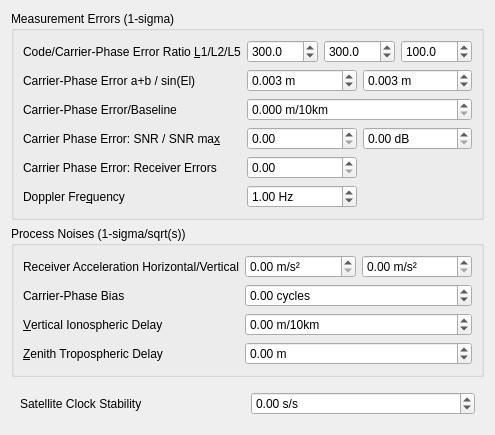
     <widget class="QWidget" name="tabStatistics">
      <property name="toolTip">
       <string/>
      </property>
      <attribute name="title">
       <string>S&amp;tatistics</string>
      </attribute>
      <layout class="QGridLayout" name="gridLayout_4">
       <item row="2" column="0">
        <widget class="QWidget" name="widget_2" native="true">
         <property name="sizePolicy">
          <sizepolicy hsizetype="Preferred" vsizetype="Fixed">
           <horstretch>0</horstretch>
           <verstretch>0</verstretch>
          </sizepolicy>
         </property>
         <layout class="QGridLayout" name="gridLayout_13">
          <item row="0" column="0">
           <widget class="QLabel" name="Label29">
            <property name="text">
             <string>Satellite Clock Stability</string>
            </property>
            <property name="buddy">
             <cstring>sBSatelliteClockStability</cstring>
            </property>
           </widget>
          </item>
          <item row="0" column="1">
           <widget class="ScientificSpinBox" name="sBSatelliteClockStability">
            <property name="toolTip">
             <string>&lt;html&gt;&lt;head/&gt;&lt;body&gt;&lt;p&gt;Set the satellite clock stability (option: &lt;span style=&quot; font-style:italic;&quot;&gt;stats-clkstab&lt;/span&gt;) &lt;/p&gt;&lt;p&gt;The value is used for interpolation of base-station observables.&lt;/p&gt;&lt;p&gt;Unit: s/s&lt;/p&gt;&lt;/body&gt;&lt;/html&gt;</string>
            </property>
            <property name="suffix">
             <string> s/s</string>
            </property>
            <property name="minimum">
             <double>-1.000000000000000</double>
            </property>
            <property name="maximum">
             <double>1.000000000000000</double>
            </property>
           </widget>
          </item>
         </layout>
        </widget>
       </item>
       <item row="1" column="0">
        <widget class="QGroupBox" name="GroupBox4">
         <property name="title">
          <string>Process Noises (1-sigma/sqrt(s))</string>
         </property>
         <layout class="QGridLayout" name="gridLayout_9">
          <item row="3" column="0">
           <widget class="QLabel" name="Label28">
            <property name="text">
             <string>&amp;Zenith Tropospheric Delay</string>
            </property>
            <property name="buddy">
             <cstring>sBProcessNoise3</cstring>
            </property>
           </widget>
          </item>
          <item row="1" column="0">
           <widget class="QLabel" name="Label26">
            <property name="text">
             <string>Carrier-Phase Bias</string>
            </property>
            <property name="buddy">
             <cstring>sBProcessNoise1</cstring>
            </property>
           </widget>
          </item>
          <item row="0" column="0">
           <widget class="QLabel" name="Label33">
            <property name="text">
             <string>Receiver Acceleration Horizontal/Vertical</string>
            </property>
            <property name="buddy">
             <cstring>sBProcessNoise4</cstring>
            </property>
           </widget>
          </item>
          <item row="2" column="0">
           <widget class="QLabel" name="Label27">
            <property name="text">
             <string>&amp;Vertical Ionospheric Delay</string>
            </property>
            <property name="buddy">
             <cstring>sBProcessNoise2</cstring>
            </property>
           </widget>
          </item>
          <item row="0" column="1">
           <widget class="ScientificSpinBox" name="sBProcessNoise4">
            <property name="toolTip">
             <string>&lt;html&gt;&lt;head/&gt;&lt;body&gt;&lt;p&gt;Set the process noise standard deviation of the receiver acceleration as the horizontal component (&lt;span style=&quot; font-style:italic;&quot;&gt;stats-prnaccelh&lt;/span&gt;).&lt;/p&gt;&lt;p&gt;If receiver dynamics is set to OFF, they are not used.&lt;/p&gt;&lt;p&gt;Unit: m/s2/sqrt(s)&lt;/p&gt;&lt;/body&gt;&lt;/html&gt;</string>
            </property>
            <property name="suffix">
             <string> m/s²</string>
            </property>
            <property name="maximum">
             <double>100.000000000000000</double>
            </property>
           </widget>
          </item>
          <item row="0" column="2">
           <widget class="ScientificSpinBox" name="sBProcessNoise5">
            <property name="toolTip">
             <string>&lt;html&gt;&lt;head/&gt;&lt;body&gt;&lt;p&gt;Set the process noise standard deviation of the receiver acceleration as the vertical component (&lt;span style=&quot; font-style:italic;&quot;&gt;stats-prnaccelv&lt;/span&gt;).&lt;/p&gt;&lt;p&gt;If receiver dynamics is set to OFF, they are not used.&lt;/p&gt;&lt;p&gt;Unit: m/s2/sqrt(s)&lt;/p&gt;&lt;/body&gt;&lt;/html&gt;</string>
            </property>
            <property name="suffix">
             <string> m/s²</string>
            </property>
            <property name="maximum">
             <double>100.000000000000000</double>
            </property>
           </widget>
          </item>
          <item row="1" column="1" colspan="2">
           <widget class="ScientificSpinBox" name="sBProcessNoise1">
            <property name="toolTip">
             <string>&lt;html&gt;&lt;head/&gt;&lt;body&gt;&lt;p&gt;Set the process noise standard deviation of carrier-phase bias/ambiguity (option: &lt;span style=&quot; font-style:italic;&quot;&gt;stats-prnbias&lt;/span&gt;)&lt;/p&gt;&lt;p&gt;Unit: cycle/sqrt(s).&lt;/p&gt;&lt;/body&gt;&lt;/html&gt;</string>
            </property>
            <property name="suffix">
             <string> cycles</string>
            </property>
            <property name="minimum">
             <double>-100.000000000000000</double>
            </property>
            <property name="maximum">
             <double>100.000000000000000</double>
            </property>
           </widget>
          </item>
          <item row="2" column="1" colspan="2">
           <widget class="ScientificSpinBox" name="sBProcessNoise2">
            <property name="toolTip">
             <string>&lt;html&gt;&lt;head/&gt;&lt;body&gt;&lt;p&gt;Set the process noise standard deviation of vertical ionospheric delay per 10 km baseline (option: &lt;span style=&quot; font-style:italic;&quot;&gt;stats-prniono&lt;/span&gt;)&lt;/p&gt;&lt;p&gt;Unit: m/sqrt(s).&lt;/p&gt;&lt;/body&gt;&lt;/html&gt;</string>
            </property>
            <property name="suffix">
             <string> m/10km</string>
            </property>
            <property name="minimum">
             <double>-10000.000000000000000</double>
            </property>
            <property name="maximum">
             <double>10000.000000000000000</double>
            </property>
           </widget>
          </item>
          <item row="3" column="1" colspan="2">
           <widget class="ScientificSpinBox" name="sBProcessNoise3">
            <property name="toolTip">
             <string>&lt;html&gt;&lt;head/&gt;&lt;body&gt;&lt;p&gt;Set the process noise standard deviation of zenith tropospheric delay (option: &lt;span style=&quot; font-style:italic;&quot;&gt;stats-prntrop&lt;/span&gt;)&lt;/p&gt;&lt;p&gt;Unit: m/sqrt(s).&lt;/p&gt;&lt;/body&gt;&lt;/html&gt;</string>
            </property>
            <property name="suffix">
             <string> m</string>
            </property>
            <property name="minimum">
             <double>-1000.000000000000000</double>
            </property>
            <property name="maximum">
             <double>1000.000000000000000</double>
            </property>
           </widget>
          </item>
         </layout>
        </widget>
       </item>
       <item row="0" column="0">
        <widget class="QGroupBox" name="GroupBox3">
         <property name="title">
          <string>Measurement Errors (1-sigma)</string>
         </property>
         <layout class="QGridLayout" name="gridLayout_8">
          <item row="8" column="1" colspan="2">
           <widget class="QDoubleSpinBox" name="sBMeasurementError5">
            <property name="toolTip">
             <string>&lt;html&gt;&lt;head/&gt;&lt;body&gt;&lt;p&gt;Set the standard deviation of Doppler errors (option: &lt;span style=&quot; font-style:italic;&quot;&gt;stats-errdoppler)&lt;/span&gt;&lt;/p&gt;&lt;/body&gt;&lt;/html&gt;</string>
            </property>
            <property name="suffix">
             <string> Hz</string>
            </property>
            <property name="minimum">
             <double>-10000.000000000000000</double>
            </property>
            <property name="maximum">
             <double>10000.000000000000000</double>
            </property>
            <property name="value">
             <double>1.000000000000000</double>
            </property>
           </widget>
          </item>
          <item row="1" column="4">
           <widget class="QDoubleSpinBox" name="sBMeasurementErrorR5">
            <property name="toolTip">
             <string>&lt;html&gt;&lt;head/&gt;&lt;body&gt;&lt;p&gt;Set the ratio of standard deviations of pseudorange errors to carrier-phase errors for L5 (option: &lt;span style=&quot; font-style:italic;&quot;&gt;stats-eratio5&lt;/span&gt;)&lt;/p&gt;&lt;/body&gt;&lt;/html&gt;</string>
            </property>
            <property name="decimals">
             <number>1</number>
            </property>
            <property name="maximum">
             <double>10000.000000000000000</double>
            </property>
            <property name="value">
             <double>100.000000000000000</double>
            </property>
           </widget>
          </item>
          <item row="3" column="0">
           <widget class="QLabel" name="Label7">
            <property name="enabled">
             <bool>true</bool>
            </property>
            <property name="text">
             <string>Carrier-Phase Error a+b / sin(El)</string>
            </property>
            <property name="buddy">
             <cstring>sBMeasurementError2</cstring>
            </property>
           </widget>
          </item>
          <item row="5" column="0">
           <widget class="QLabel" name="Label16">
            <property name="enabled">
             <bool>true</bool>
            </property>
            <property name="text">
             <string>Carrier-Phase Error/Baseline</string>
            </property>
            <property name="buddy">
             <cstring>sBMeasurementError4</cstring>
            </property>
           </widget>
          </item>
          <item row="1" column="2" colspan="2">
           <widget class="QDoubleSpinBox" name="sBMeasurementErrorR2">
            <property name="toolTip">
             <string>&lt;html&gt;&lt;head/&gt;&lt;body&gt;&lt;p&gt;Set the ratio of standard deviations of pseudorange errors to carrier-phase errors for L2 (option: &lt;span style=&quot; font-style:italic;&quot;&gt;stats-eratio2&lt;/span&gt;)&lt;/p&gt;&lt;/body&gt;&lt;/html&gt;</string>
            </property>
            <property name="decimals">
             <number>1</number>
            </property>
            <property name="maximum">
             <double>10000.000000000000000</double>
            </property>
            <property name="value">
             <double>300.000000000000000</double>
            </property>
           </widget>
          </item>
          <item row="1" column="1">
           <widget class="QDoubleSpinBox" name="sBMeasurementErrorR1">
            <property name="toolTip">
             <string>&lt;html&gt;&lt;head/&gt;&lt;body&gt;&lt;p&gt;Set the ratio of standard deviations of pseudorange errors to carrier-phase errors for L1 (option: &lt;span style=&quot; font-style:italic;&quot;&gt;stats-eratio1&lt;/span&gt;)&lt;/p&gt;&lt;/body&gt;&lt;/html&gt;</string>
            </property>
            <property name="decimals">
             <number>1</number>
            </property>
            <property name="maximum">
             <double>10000.000000000000000</double>
            </property>
            <property name="value">
             <double>300.000000000000000</double>
            </property>
           </widget>
          </item>
          <item row="5" column="1" colspan="4">
           <widget class="QDoubleSpinBox" name="sBMeasurementError4">
            <property name="toolTip">
             <string>&lt;html&gt;&lt;head/&gt;&lt;body&gt;&lt;p&gt;Set the baseline-length dependent term of carrier-phase error standard deviation (option: &lt;span style=&quot; font-style:italic;&quot;&gt;stats-errphasebl&lt;/span&gt;)&lt;/p&gt;&lt;/body&gt;&lt;/html&gt;</string>
            </property>
            <property name="suffix">
             <string> m/10km</string>
            </property>
            <property name="decimals">
             <number>3</number>
            </property>
           </widget>
          </item>
          <item row="3" column="3" colspan="2">
           <widget class="QDoubleSpinBox" name="sBMeasurementError3">
            <property name="toolTip">
             <string>&lt;html&gt;&lt;head/&gt;&lt;body&gt;&lt;p&gt;Set the elevation dependent term of carrier-phase error standard deviation (option: &lt;span style=&quot; font-style:italic;&quot;&gt;stats-errphaseel&lt;/span&gt;)&lt;/p&gt;&lt;/body&gt;&lt;/html&gt;</string>
            </property>
            <property name="suffix">
             <string> m</string>
            </property>
            <property name="decimals">
             <number>3</number>
            </property>
            <property name="maximum">
             <double>100.000000000000000</double>
            </property>
            <property name="singleStep">
             <double>0.001000000000000</double>
            </property>
            <property name="value">
             <double>0.003000000000000</double>
            </property>
           </widget>
          </item>
          <item row="6" column="0">
           <widget class="QLabel" name="label_3">
            <property name="text">
             <string>Carrier Phase Error: SNR / SNR ma&amp;x</string>
            </property>
            <property name="buddy">
             <cstring>sBMeasurementErrorSNR</cstring>
            </property>
           </widget>
          </item>
          <item row="3" column="1" colspan="2">
           <widget class="QDoubleSpinBox" name="sBMeasurementError2">
            <property name="toolTip">
             <string>&lt;html&gt;&lt;head/&gt;&lt;body&gt;&lt;p&gt;Set the base term of carrier-phase error standard deviation (option: &lt;span style=&quot; font-style:italic;&quot;&gt;stats-errphase&lt;/span&gt;)&lt;/p&gt;&lt;/body&gt;&lt;/html&gt;</string>
            </property>
            <property name="suffix">
             <string> m</string>
            </property>
            <property name="decimals">
             <number>3</number>
            </property>
            <property name="maximum">
             <double>100.000000000000000</double>
            </property>
            <property name="singleStep">
             <double>0.001000000000000</double>
            </property>
            <property name="value">
             <double>0.003000000000000</double>
            </property>
           </widget>
          </item>
          <item row="1" column="0">
           <widget class="QLabel" name="Label6">
            <property name="enabled">
             <bool>true</bool>
            </property>
            <property name="text">
             <string>Code/Carrier-Phase Error Ratio &amp;L1/L2/L5</string>
            </property>
            <property name="buddy">
             <cstring>sBMeasurementErrorR1</cstring>
            </property>
           </widget>
          </item>
          <item row="8" column="0">
           <widget class="QLabel" name="Label10">
            <property name="enabled">
             <bool>true</bool>
            </property>
            <property name="text">
             <string>Doppler Fre&amp;quency</string>
            </property>
            <property name="buddy">
             <cstring>sBMeasurementError5</cstring>
            </property>
           </widget>
          </item>
          <item row="7" column="0">
           <widget class="QLabel" name="label_4">
            <property name="text">
             <string>Carrier Phase Error: Receiver Errors</string>
            </property>
            <property name="buddy">
             <cstring>sBMeasurementErrorReceiver</cstring>
            </property>
           </widget>
          </item>
          <item row="7" column="1" colspan="2">
           <widget class="QDoubleSpinBox" name="sBMeasurementErrorReceiver">
            <property name="toolTip">
             <string>&lt;html&gt;&lt;head/&gt;&lt;body&gt;&lt;p&gt;Set the receiver uncertainty dependent term of carrier-phase error standard deviation (option: &lt;span style=&quot; font-style:italic;&quot;&gt;stats-errrcv&lt;/span&gt;)&lt;/p&gt;&lt;p&gt;u-blox only!&lt;/p&gt;&lt;/body&gt;&lt;/html&gt;</string>
            </property>
           </widget>
          </item>
          <item row="6" column="1" colspan="2">
           <widget class="QDoubleSpinBox" name="sBMeasurementErrorSNR">
            <property name="toolTip">
             <string>&lt;html&gt;&lt;head/&gt;&lt;body&gt;&lt;p&gt;Set the SNR dependent terms of carrier-phase error standard deviation (option: &lt;span style=&quot; font-style:italic;&quot;&gt;stats-errsnr&lt;/span&gt;)&lt;/p&gt;&lt;p&gt;e * 10^(0.1*(SNR_MAX - snr))&lt;/p&gt;&lt;/body&gt;&lt;/html&gt;</string>
            </property>
           </widget>
          </item>
          <item row="6" column="3" colspan="2">
           <widget class="QDoubleSpinBox" name="sBMeasurementErrorSNR_Max">
            <property name="toolTip">
             <string>&lt;html&gt;&lt;head/&gt;&lt;body&gt;&lt;p&gt;Set the max component of the SNR dependent terms of carrier-phase error standard deviation (option: &lt;span style=&quot; font-style:italic;&quot;&gt;stats-snrmax&lt;/span&gt;)&lt;/p&gt;&lt;p&gt;e * 10^(0.1*(SNR_MAX - snr))&lt;/p&gt;&lt;/body&gt;&lt;/html&gt;</string>
            </property>
            <property name="suffix">
             <string> dB</string>
            </property>
           </widget>
          </item>
         </layout>
        </widget>
       </item>
      </layout>
     </widget>
